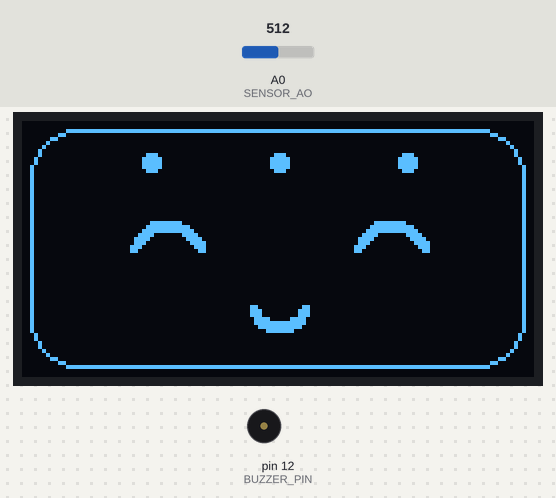
A sketch run on a simulated Arduino Uno, built with avr-gcc and run on an emulated ATmega328P. Parts: 128×64 one-colour display, buzzer (waves = sounding). Inputs (shaded band) come from the test bench; at power-on: A0 (SENSOR_AO) = 512. What the sketch prints to the serial monitor is not drawn.

Above: at 1.2 s.
1.3 s: A0 (SENSOR_AO) set to 695
4.3 s: A0 (SENSOR_AO) set to 718
At 6.9 s:
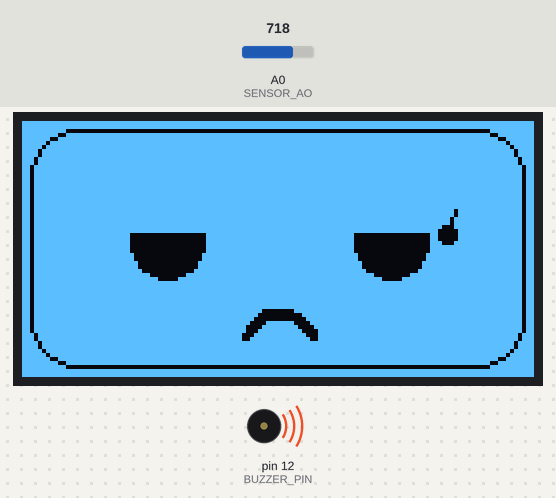
7.3 s: A0 (SENSOR_AO) set to 306
At 7.9 s:
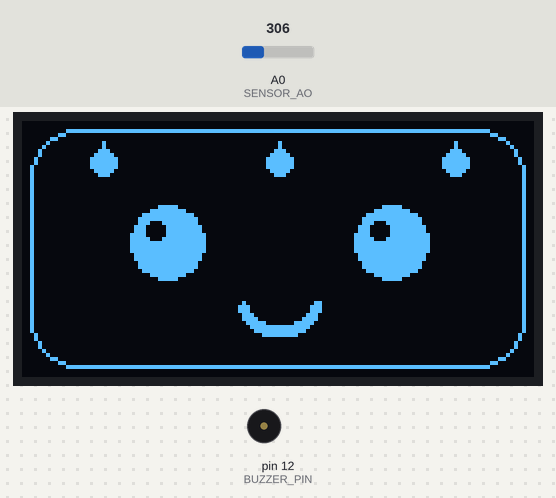
9.0 s: A0 (SENSOR_AO) set to 322
At 11.07 s:
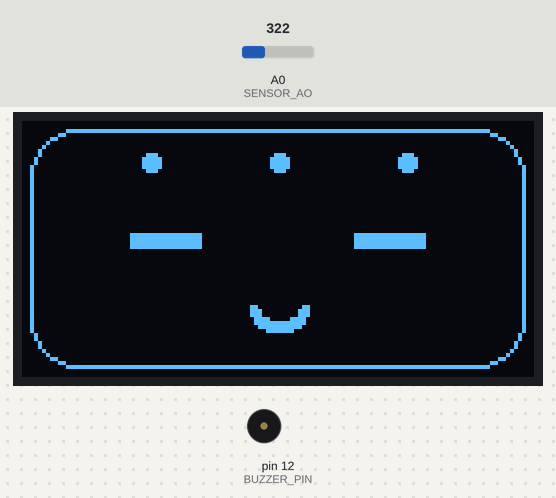
12.0 s: A0 (SENSOR_AO) set to 122
At 14.71 s:
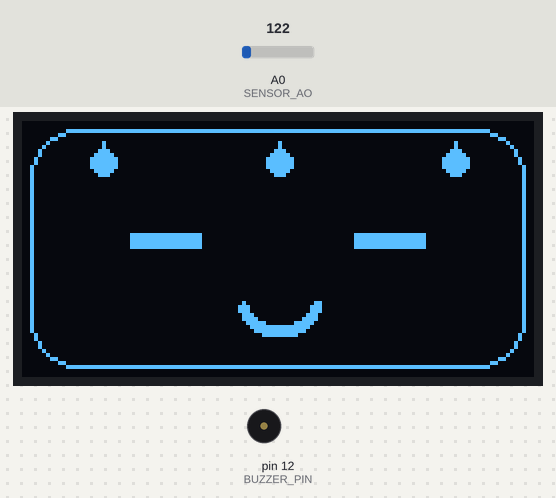
15.0 s: A0 (SENSOR_AO) set to 511
At 15.9 s:
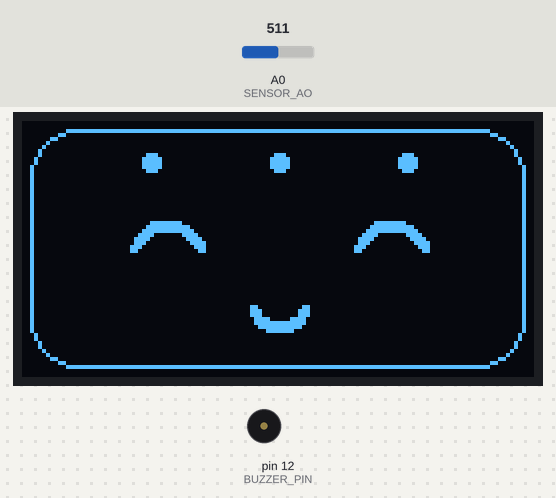
Timing chart, 0 to 17.7 s (numbered marks = the images above; inputs shaded):
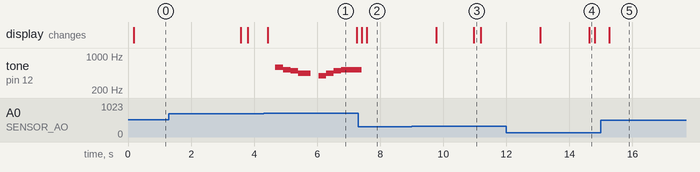

Measured:
- the behaviour switches between 705 and 706 on A0 (SENSOR_AO) (found by bisection; images 0 and 1)
- the behaviour switches between 306 and 307 on A0 (SENSOR_AO) (found by bisection; images 2 and 3)
- after the input at 4.3 s, tone on pin 12 (BUZZER_PIN): plays 587 Hz for 0.24 s, 523 Hz for 0.24 s, 494 Hz for 0.24 s, 440 Hz for 0.40 s, 392 Hz for 0.24 s, 440 Hz for 0.24 s … (8 notes in this stretch), starting after 0.38 s; the display: first changes after 0.13 s (image 1 shows a later state)
- after the input at 7.3 s, tone on pin 12 (BUZZER_PIN): goes on until 7.4 s, then stays silent; the display: first differs from a run without the input after 0.28 s (image 2)
- after the input at 9.0 s, the display: first changes after 0.78 s (image 3 shows a later state)
- after the input at 12.0 s, the display: first changes after 1.1 s (image 4 shows a later state)
- after the input at 15.0 s, the display: changes after 0.27 s (image 5)

The sketch:

main.ino
```cpp
#include <Wire.h>
#include <Adafruit_GFX.h>
#include <Adafruit_SSD1306.h>

#define SCREEN_WIDTH  128
#define SCREEN_HEIGHT 64
#define OLED_RESET    -1
#define OLED_ADDRESS  0x3C

Adafruit_SSD1306 display(SCREEN_WIDTH, SCREEN_HEIGHT, &Wire, OLED_RESET);

#define SENSOR_AO     A0
#define BUZZER_PIN    12   // GPIO12 (D6)
#define THRESHOLD_DRY 30
#define THRESHOLD_WET 70

// Thirsty melody — notes: {frequency Hz, duration ms}
// 0 Hz = rest. Plays on loop while in DRY state.
const int MELODY[][2] = {
  {659, 200},  // E5
  {587, 200},  // D5
  {523, 200},  // C5
  {494, 200},  // B4
  {440, 400},  // A4 (held)
  {  0, 200},  // rest
  {392, 200},  // G4
  {440, 200},  // A4
  {494, 200},  // B4
  {523, 600},  // C5 (held)
  {  0, 500},  // long rest before repeat
};
const int MELODY_LEN = 11;

// Face layout
#define EYE_LX  36   // left eye center x
#define EYE_RX  92   // right eye center x
#define EYE_Y   30   // eye center y
#define EYE_RAD  9   // eye radius
#define MOUTH_X 64   // mouth center x
#define MOUTH_Y 50   // mouth center y

// Timing
const unsigned long READ_INTERVAL  = 1000;  // sensor read interval
const unsigned long BLINK_INTERVAL = 3500;  // time between blinks
const unsigned long BLINK_DURATION =  130;  // how long eyes stay closed

unsigned long lastRead    = 0;
unsigned long lastBlink   = 0;
unsigned long noteStart   = 0;
unsigned long dryEnteredAt = 0;
bool isBlinking  = false;
int  moisture    = 50;
int  state       = 1;   // 0=DRY, 1=OK, 2=WET
int  prevState   = 1;
bool lastInvert  = false;
int  noteIndex   = 0;

const unsigned long MELODY_DURATION = 5000;  // play melody for 5s on DRY entry

// Arc helper: Smile (∪) = angles 20-160, Frown (∩) = angles 200-340
void drawArc(int cx, int cy, int r, int startDeg, int endDeg) {
  for (int a = startDeg; a <= endDeg; a += 3) {
    float rad = a * PI / 180.0;
    int x = cx + (int)(r * cos(rad));
    int y = cy + (int)(r * sin(rad));
    display.drawPixel(x, y,     WHITE);
    display.drawPixel(x, y + 1, WHITE);
  }
}

// Draws closed eyes (thin horizontal line) used during blink
void drawEyesClosed() {
  display.fillRect(EYE_LX - EYE_RAD, EYE_Y - 2, EYE_RAD * 2, 4, WHITE);
  display.fillRect(EYE_RX - EYE_RAD, EYE_Y - 2, EYE_RAD * 2, 4, WHITE);
}

// WET: big shiny eyes + smile + water drops
void drawWetFace(bool blinking) {
  display.drawRoundRect(2, 2, 124, 60, 12, WHITE);

  // Water drops in yellow zone
  display.fillCircle(20, 10, 3, WHITE);
  display.fillTriangle(18, 10, 22, 10, 20, 5, WHITE);
  display.fillCircle(64, 10, 3, WHITE);
  display.fillTriangle(62, 10, 66, 10, 64, 5, WHITE);
  display.fillCircle(108, 10, 3, WHITE);
  display.fillTriangle(106, 10, 110, 10, 108, 5, WHITE);

  if (blinking) {
    drawEyesClosed();
  } else {
    // Big shiny eyes
    display.fillCircle(EYE_LX, EYE_Y, EYE_RAD, WHITE);
    display.fillCircle(EYE_LX - 3, EYE_Y - 3, 2, BLACK);
    display.fillCircle(EYE_RX, EYE_Y, EYE_RAD, WHITE);
    display.fillCircle(EYE_RX - 3, EYE_Y - 3, 2, BLACK);
  }

  // Smile (∪)
  drawArc(MOUTH_X, MOUTH_Y - 8, 10, 20, 160);
  drawArc(MOUTH_X, MOUTH_Y - 8, 11, 20, 160);
}

// DRY: filled droopy eyes + frown + sweat drop (display inverted for alarm)
// With invertDisplay(true): BLACK pixels appear bright = blends with background
void drawDryFace(bool blinking) {
  display.drawRoundRect(2, 2, 124, 60, 12, WHITE);

  if (blinking) {
    drawEyesClosed();
  } else {
    // Filled droopy eyes: circle WHITE + top masked BLACK (appears bright = open lid)
    display.fillCircle(EYE_LX, EYE_Y, EYE_RAD, WHITE);
    display.fillRect(EYE_LX - EYE_RAD - 1, EYE_Y - EYE_RAD - 1,
                     EYE_RAD * 2 + 2, EYE_RAD - 1, BLACK);
    display.drawLine(EYE_LX - EYE_RAD, EYE_Y + 2,
                     EYE_LX + EYE_RAD, EYE_Y - 2, WHITE);  // sad eyelid ↗

    display.fillCircle(EYE_RX, EYE_Y, EYE_RAD, WHITE);
    display.fillRect(EYE_RX - EYE_RAD - 1, EYE_Y - EYE_RAD - 1,
                     EYE_RAD * 2 + 2, EYE_RAD - 1, BLACK);
    display.drawLine(EYE_RX - EYE_RAD, EYE_Y - 2,
                     EYE_RX + EYE_RAD, EYE_Y + 2, WHITE);  // sad eyelid ↘
  }

  // Frown (∩)
  drawArc(MOUTH_X, MOUTH_Y + 6, 9, 200, 340);
  drawArc(MOUTH_X, MOUTH_Y + 6, 10, 200, 340);

  // Sweat drop
  display.fillCircle(EYE_RX + 14, EYE_Y - 2, 2, WHITE);
  display.drawLine(EYE_RX + 14, EYE_Y - 4, EYE_RX + 16, EYE_Y - 8, WHITE);
}

// OK: closed ^^ eyes + gentle smile
void drawOkFace(bool blinking) {
  display.drawRoundRect(2, 2, 124, 60, 12, WHITE);

  // Yellow zone: subtle dots
  display.fillCircle(32, 10, 2, WHITE);
  display.fillCircle(64, 10, 2, WHITE);
  display.fillCircle(96, 10, 2, WHITE);

  if (blinking) {
    drawEyesClosed();
  } else {
    // Closed ^^ eyes (∩ = ^ character)
    drawArc(EYE_LX, EYE_Y + 4, 9,  200, 340);
    drawArc(EYE_LX, EYE_Y + 4, 10, 200, 340);
    drawArc(EYE_RX, EYE_Y + 4, 9,  200, 340);
    drawArc(EYE_RX, EYE_Y + 4, 10, 200, 340);
  }

  // Gentle smile (∪)
  drawArc(MOUTH_X, MOUTH_Y - 6, 7, 20, 160);
  drawArc(MOUTH_X, MOUTH_Y - 6, 8, 20, 160);
}

void updateMelody() {
  // Detect DRY entry to start the 5s window
  if (state == 0 && prevState != 0) {
    dryEnteredAt = millis();
    noteIndex    = 0;
    noteStart    = millis();
  }
  prevState = state;

  // Only play within the 5-second window
  if (state != 0 || (millis() - dryEnteredAt >= MELODY_DURATION)) {
    noTone(BUZZER_PIN);
    return;
  }

  unsigned long now = millis();
  if (now - noteStart >= (unsigned long)MELODY[noteIndex][1]) {
    noteStart = now;
    noteIndex = (noteIndex + 1) % MELODY_LEN;
    int freq  = MELODY[noteIndex][0];
    if (freq > 0) tone(BUZZER_PIN, freq);
    else          noTone(BUZZER_PIN);
  }
}

void setup() {
  Serial.begin(9600);
  pinMode(BUZZER_PIN, OUTPUT);

  if (!display.begin(SSD1306_SWITCHCAPVCC, OLED_ADDRESS)) {
    Serial.println("OLED init failed — check wiring");
    while (true);
  }

  display.clearDisplay();
  display.display();
}

void loop() {
  unsigned long now = millis();

  // Read sensor every second
  if (now - lastRead >= READ_INTERVAL) {
    lastRead = now;
    int raw = constrain(analogRead(SENSOR_AO), 0, 1023);
    moisture = map(raw, 1023, 0, 0, 100);

    if      (moisture <= THRESHOLD_DRY) state = 0;
    else if (moisture >= THRESHOLD_WET) state = 2;
    else                                state = 1;

    const char* level[] = { "DRY", "OK", "WET" };
    Serial.print("Moisture: ");
    Serial.print(moisture);
    Serial.print("%  |  Raw: ");
    Serial.print(raw);
    Serial.print("  |  Level: ");
    Serial.println(level[state]);
  }

  // Blink trigger: start blink
  if (!isBlinking && (now - lastBlink >= BLINK_INTERVAL)) {
    isBlinking = true;
    lastBlink  = now;
  }
  // End blink after duration
  if (isBlinking && (now - lastBlink >= BLINK_DURATION)) {
    isBlinking = false;
    lastBlink  = now;  // reset interval from here
  }

  // Redraw face
  display.clearDisplay();
  if      (state == 0) drawDryFace(isBlinking);
  else if (state == 2) drawWetFace(isBlinking);
  else                 drawOkFace(isBlinking);
  display.display();

  // Only send invertDisplay command when state changes (avoids redundant I2C writes)
  bool shouldInvert = (state == 0);
  if (shouldInvert != lastInvert) {
    display.invertDisplay(shouldInvert);
    lastInvert = shouldInvert;
  }

  updateMelody();
  delay(20);
}
```
